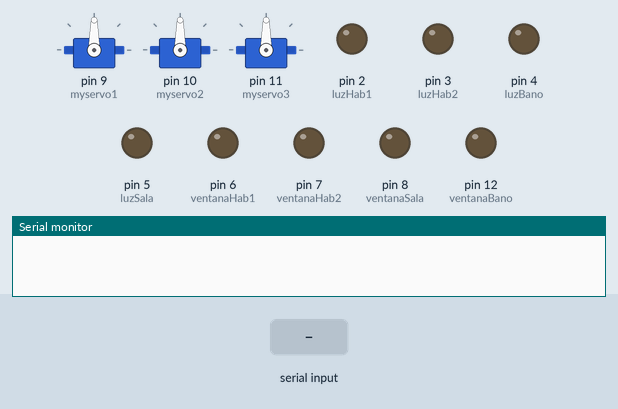
Recording of a sketch running on a simulated Arduino Uno, built with avr-gcc and run on an emulated ATmega328P. Parts: 3 × servo, output pins drawn as LEDs (lit = HIGH), the last lines printed to the serial monitor. Inputs (shaded band) come from the test bench.

Above: at 1.2 s.
1.3 s: "q" received over Serial
At 1.7 s:
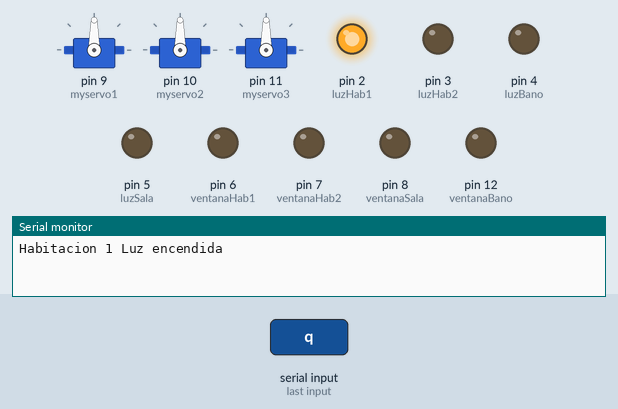
2.8 s: byte 115 ('s') received over Serial
At 4.0 s:
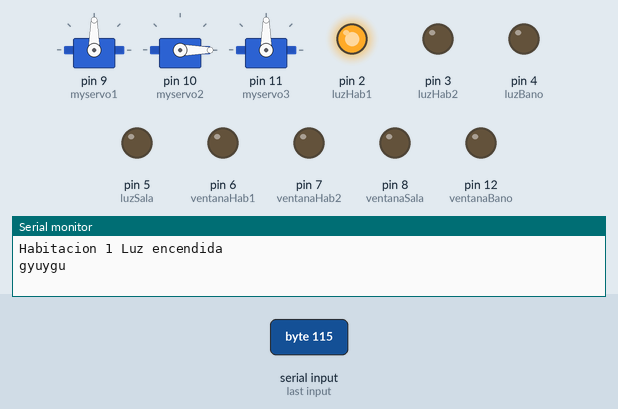
4.3 s: byte 103 ('g') received over Serial
At 5.2 s:
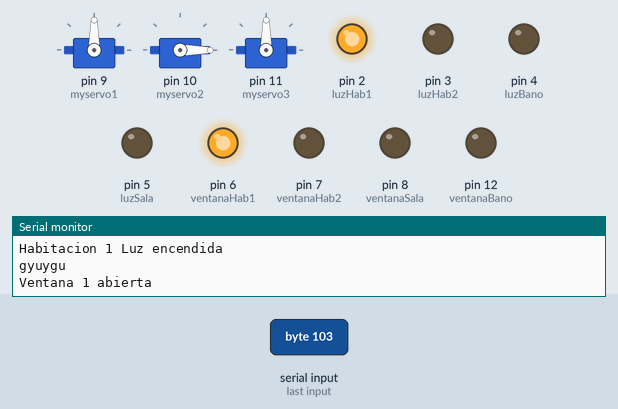
5.8 s: byte 97 ('a') received over Serial
At 6.4 s:
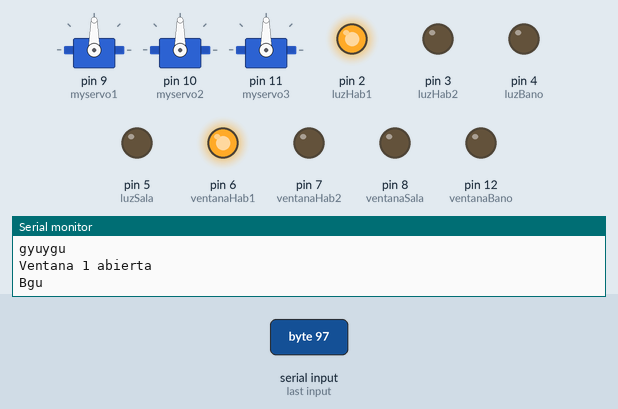
7.3 s: "w" received over Serial
At 8.5 s:
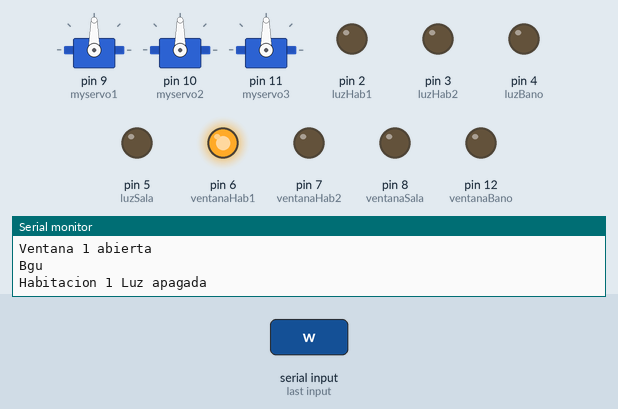
8.8 s: byte 102 ('f') received over Serial
At 9.9 s:
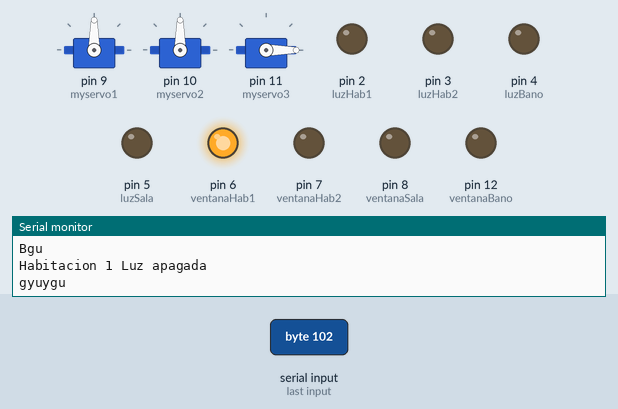
Timing chart, 0 to 11.3 s (numbered marks = the images above; inputs shaded):
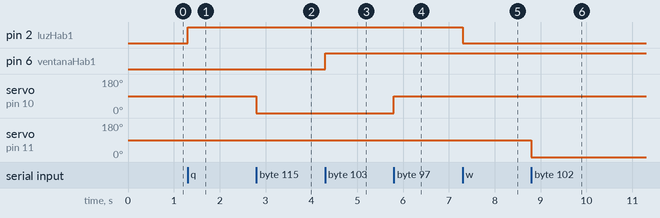

Measured:
- after the input at 1.3 s, pin 2 (luzHab1): LOW → HIGH at once
- after the input at 2.8 s, servo on pin 10 (myservo2): 90° → 0° at once
- after the input at 4.3 s, pin 6 (ventanaHab1): LOW → HIGH at once
- after the input at 5.8 s, servo on pin 10 (myservo2): 0° → 90° at once
- after the input at 7.3 s, pin 2 (luzHab1): HIGH → LOW at once
- after the input at 8.8 s, servo on pin 11 (myservo3): 90° → 0° at once

The sketch:

Arduino.ino
```cpp
#include <Servo.h>
  Servo myservo1;
  Servo myservo2;
  Servo myservo3;
  int luzHab1 = 2;
  int luzHab2 = 3;
  int luzBano = 4;
  int luzSala= 5;
  int ventanaHab1 = 6;
  int ventanaHab2 = 7;
  int ventanaSala = 8;
  int ventanaBano = 12;
  char option;


  void setup() {
    // Configura el pin como salida
    myservo1.attach(9);
    myservo2.attach(10);
    myservo3.attach(11);
    pinMode(luzHab1, OUTPUT);
    pinMode(luzHab2, OUTPUT);
    pinMode(luzBano, OUTPUT);
    pinMode(luzSala, OUTPUT);
    pinMode(ventanaHab1, OUTPUT);
    pinMode(ventanaHab2, OUTPUT);
    pinMode(ventanaSala, OUTPUT);
    pinMode(ventanaBano, OUTPUT);
    Serial.begin(9600);
  }

  void loop() {
    if (Serial.available() > 0) {
      option = Serial.read();

      switch (option) {
        //1
        case 'q':
          digitalWrite(luzHab1, HIGH);
          Serial.println("Habitacion 1 Luz encendida");
          break;
        case 'w':
          digitalWrite(luzHab1, LOW);
          Serial.println("Habitacion 1 Luz apagada");
          break;
        //2
        case 'e':
          digitalWrite(luzHab2, HIGH);
          Serial.println("Habitacion 2 Luz encendida");
          break;
        case 'r':
          digitalWrite(luzHab2, LOW);
          Serial.println("Habitacion 2 Luz apagada");
          break;
        case 't':
          //3
          digitalWrite(luzBano, HIGH);
          Serial.println("Habitacion 3 Luz encendida");
          break;
        case 'y':
          digitalWrite(luzBano, LOW);
          Serial.println("Habitacion 3 Luz apagada");
          break;
        //4
        case 'u':
          digitalWrite(luzSala, HIGH);
          Serial.println("Baño Social Luz encendida");
          break;
        case 'i':
          digitalWrite(luzSala, LOW);
          Serial.println("Baño Social Luz apagada");
          break;

        //5
        case 'o':
          myservo1.write(90);       // mueve el servo hacia la posición 90 grados
          delay(300);
          Serial.println("Bgu");
          break;
        case 'p':
          myservo1.write(0);       // mueve el servo hacia la posición 90 grados
          delay(300);
          Serial.println("gyuygu");
          break;


        case 'a':
          myservo2.write(90);       // mueve el servo hacia la posición 90 grados
          delay(300);
          Serial.println("Bgu");
          break;
        case 's':
          myservo2.write(0);       // mueve el servo hacia la posición 90 grados
          delay(300);
          Serial.println("gyuygu");
          break;

        case 'd':
          myservo3.write(90);       // mueve el servo hacia la posición 90 grados
          delay(300);
          Serial.println("Bgu");
          break;
        case 'f':
          myservo3.write(0);       // mueve el servo hacia la posición 90 grados
          delay(300);
          Serial.println("gyuygu");
          break;


        //7
        case 'g':
          digitalWrite(ventanaHab1, HIGH);
          Serial.println("Ventana 1 abierta");
          break;
        case 'h':
          digitalWrite(ventanaHab1, LOW);
          Serial.println("Ventana 1 Cerrada");
          break;
        //8
        case 'j':
          digitalWrite(ventanaHab2, HIGH);
          Serial.println("Ventana 1 abierta");
          break;
        case 'k':
          digitalWrite(ventanaHab2, LOW);
          Serial.println("Ventana 1 Cerrada");
          break;
        //9
        case 'l':
          digitalWrite(ventanaSala, HIGH);
          Serial.println("Ventana 1 abierta");
          break;
        case 'z':
          digitalWrite(ventanaSala, LOW);
          Serial.println("Ventana 1 Cerrada");
          break;
        //10
        case 'x':
          digitalWrite(ventanaBano, HIGH);
          Serial.println("Luz baño encendida");
          break;
        case 'c':
          digitalWrite(ventanaBano, LOW);
          Serial.println("Luz baño encendida");
          break;


      }
    }
  }
```
